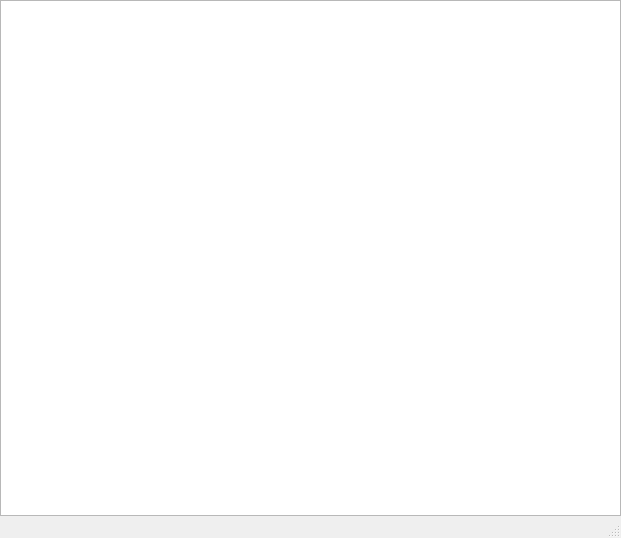
<?xml version="1.0" encoding="UTF-8"?>
<ui version="4.0">
 <class>MainWindow</class>
 <widget class="QMainWindow" name="MainWindow">
  <property name="geometry">
   <rect>
    <x>0</x>
    <y>0</y>
    <width>621</width>
    <height>538</height>
   </rect>
  </property>
  <property name="windowTitle">
   <string>MainWindow</string>
  </property>
  <widget class="QWidget" name="centralWidget">
   <layout class="QHBoxLayout" name="horizontalLayout">
    <property name="spacing">
     <number>0</number>
    </property>
    <property name="leftMargin">
     <number>0</number>
    </property>
    <property name="topMargin">
     <number>0</number>
    </property>
    <property name="rightMargin">
     <number>0</number>
    </property>
    <property name="bottomMargin">
     <number>0</number>
    </property>
    <item>
     <widget class="GridView" name="graphicsView"/>
    </item>
   </layout>
  </widget>
  <widget class="QStatusBar" name="statusBar"/>
 </widget>
 <layoutdefault spacing="6" margin="11"/>
 <customwidgets>
  <customwidget>
   <class>GridView</class>
   <extends>QGraphicsView</extends>
   <header>gridview.h</header>
  </customwidget>
 </customwidgets>
 <resources/>
 <connections/>
</ui>
